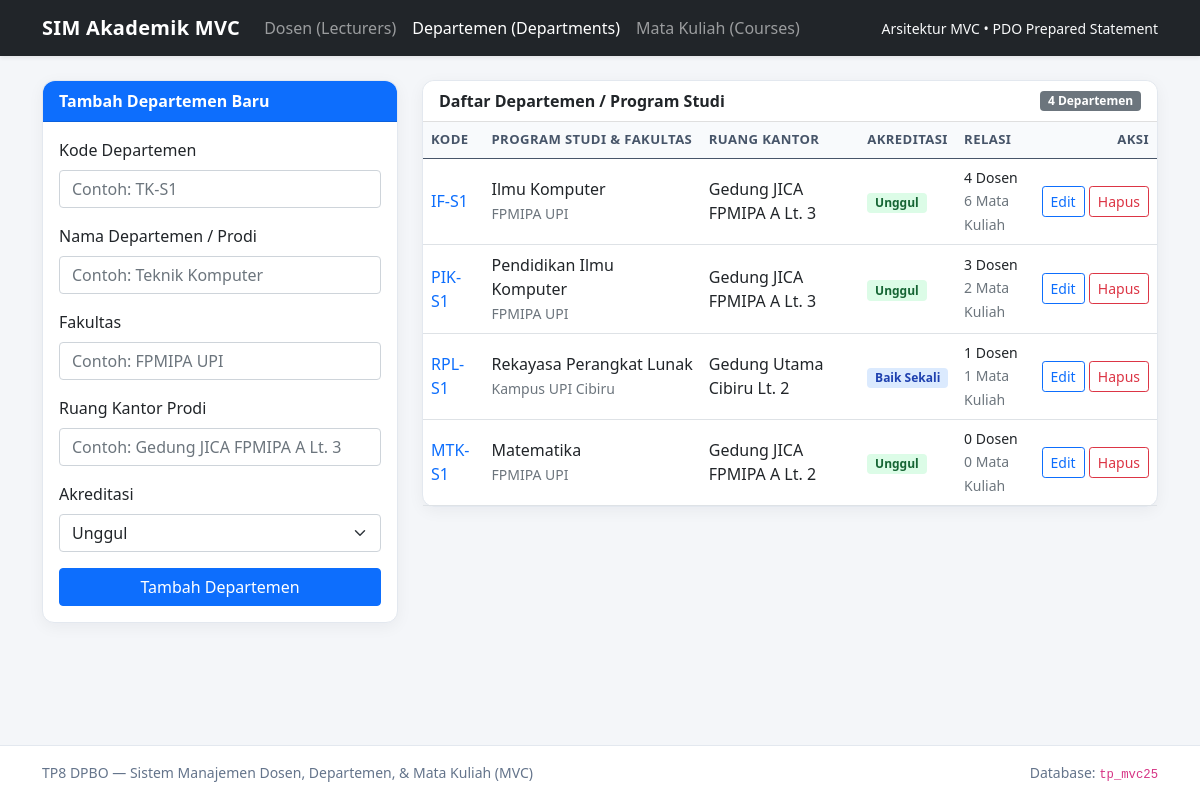
The page /index.php?page=departments on the database its author committed.
### tables this page shows
CREATE TABLE departments (
  id INT AUTO_INCREMENT PRIMARY KEY,
  dept_code VARCHAR(20) NOT NULL UNIQUE,
  dept_name VARCHAR(100) NOT NULL,
  faculty VARCHAR(100) NOT NULL,
  head_room VARCHAR(60) NOT NULL,
  accreditation ENUM('Unggul', 'Baik Sekali', 'Baik') NOT NULL DEFAULT 'Unggul'
);

### controllers/BaseController.php (called while the page is built, shortened)
<?php
abstract class BaseController
{
    protected function render(string $viewName, array $data = []): void
    {
        $safeView = basename($viewName);
        $viewPath = dirname(__DIR__) . '/views/' . $safeView . '.php';
        extract($data, EXTR_SKIP);
        require $viewPath;
    }
}

### controllers/DepartmentController.php (called while the page is built, shortened)
<?php
final class DepartmentController extends BaseController
{
    private Department $departmentModel;
    public function __construct(Department $departmentModel)
    {
        $this->departmentModel = $departmentModel;
    }
    public function handleRequest(): void
    {
        $this->render('departments', [
            'currentPage' => 'departments',
            'pageTitle' => 'Manajemen Departemen',
            'departments' => $this->departmentModel->findAll(),
            'editDepartment' => $this->getEditData($this->departmentModel),
            'allowedAccreditations' => Department::ALLOWED_ACCREDITATIONS,
            'flash' => getFlash(),
            'dbError' => null,
        ]);
    }
}

### index.php (called while the page is built, shortened)
<?php
$allowedPages = ['lecturers', 'departments', 'courses'];
$requestedPage = isset($_GET['page']) && is_string($_GET['page']) ? $_GET['page'] : 'lecturers';
$currentPage = in_array($requestedPage, $allowedPages, true) ? $requestedPage : 'lecturers';
try {
    $database = new Database();
    $pdo = $database->getConnection();
    $departmentModel = new Department($pdo);
    $lecturerModel = new Lecturer($pdo);
    $courseModel = new Course($pdo, $lecturerModel);
    if ($currentPage === 'departments') {
        $controller = new DepartmentController($departmentModel);
    } elseif ($currentPage === 'courses') {
        $controller = new CourseController($courseModel, $lecturerModel, $departmentModel);
    } else {
        $controller = new LecturerController($lecturerModel, $departmentModel);
    }
    $controller->handleRequest();
} catch (Throwable $e) {
    $pageTitle = 'Koneksi Database Gagal';
    $flash = getFlash();
    $dbError = 'Koneksi ke database gagal. Pastikan Apache dan MySQL aktif serta file database/tp_mvc25.sql sudah di-import.';
    require __DIR__ . '/views/header.php';
    require __DIR__ . '/views/footer.php';
}

### config/helpers.php (called while the page is built, shortened)
<?php
function e(mixed $value): string
{
    return htmlspecialchars((string) ($value ?? ''), ENT_QUOTES | ENT_SUBSTITUTE, 'UTF-8');
}

### models/BaseModel.php (called while the page is built, shortened)
<?php
abstract class BaseModel implements CrudRepository
{
    protected PDO $db;
    public function __construct(PDO $db)
    {
        $this->db = $db;
    }
    protected function run(string $sql, array $params = []): PDOStatement
    {
        $stmt = $this->db->prepare($sql);
        $stmt->execute($params);
        return $stmt;
    }
}

### models/Department.php (called while the page is built, shortened)
<?php
final class Department extends BaseModel
{
    public function findAll(): array
    {
        $sql = 'SELECT
                    d.id,
                    d.dept_code,
                    d.dept_name,
                    d.faculty,
                    d.head_room,
                    d.accreditation,
                    COUNT(DISTINCT l.id) AS lecturer_count,
                    COUNT(DISTINCT c.id) AS course_count
                FROM departments d
                LEFT JOIN lecturers l ON l.department_id = d.id
                LEFT JOIN courses c ON c.department_id = d.id
                GROUP BY d.id, d.dept_code, d.dept_name, d.faculty, d.head_room, d.accreditation
                ORDER BY d.id ASC';
        $rows = $this->run($sql)->fetchAll();
        return $rows;
    }
}

### views/departments.php (the view, shortened to what this page needs)
<?php
$isEdit = $editDepartment !== null;
require __DIR__ . '/header.php';
?>
<div class="row g-4">
    <div class="col-lg-4">
        <div class="card">
            <div class="card-header <?= $isEdit ? 'bg-warning text-dark' : 'bg-primary text-white' ?>">
                <?= $isEdit ? 'Edit Data Departemen' : 'Tambah Departemen Baru' ?>
            </div>
            <div class="card-body">
                <form method="post" action="index.php?page=departments">
                    <div class="mb-3">
                        <label for="dept_code" class="form-label fw-semibold">Kode Departemen</label>
                        <input
                            type="text"
                            id="dept_code"
                            name="dept_code"
                            class="form-control"
                            placeholder="Contoh: TK-S1"
                            maxlength="20"
                            value="<?= e($isEdit ? $editDepartment['dept_code'] : '') ?>"
                            required
                        >
                    </div>
                    <div class="mb-3">
                        <label for="dept_name" class="form-label fw-semibold">Nama Departemen / Prodi</label>
                        <input
                            type="text"
                            id="dept_name"
                            name="dept_name"
                            class="form-control"
                            placeholder="Contoh: Teknik Komputer"
                            maxlength="100"
                            value="<?= e($isEdit ? $editDepartment['dept_name'] : '') ?>"
                            required
                        >
                    </div>
                    <div class="mb-3">
                        <label for="faculty" class="form-label fw-semibold">Fakultas</label>
                        <input
                            type="text"
                            id="faculty"
                            name="faculty"
                            class="form-control"
                            placeholder="Contoh: FPMIPA UPI"
                            maxlength="100"
                            value="<?= e($isEdit ? $editDepartment['faculty'] : '') ?>"
                            required
                        >
                    </div>
                    <div class="mb-3">
                        <label for="head_room" class="form-label fw-semibold">Ruang Kantor Prodi</label>
                        <input
                            type="text"
                            id="head_room"
                            name="head_room"
                            class="form-control"
                            placeholder="Contoh: Gedung JICA FPMIPA A Lt. 3"
                            maxlength="60"
                            value="<?= e($isEdit ? $editDepartment['head_room'] : '') ?>"
                            required
                        >
                    </div>
                    <div class="mb-3">
                        <label for="accreditation" class="form-label fw-semibold">Akreditasi</label>
                        <select id="accreditation" name="accreditation" class="form-select" required>
                            <?php foreach ($allowedAccreditations as $acc): ?>
                                <?php $selected = $isEdit && (string) $editDepartment['accreditation'] === $acc; ?>
                                <option value="<?= e($acc) ?>" <?= $selected ? 'selected' : '' ?>>
                                    <?= e($acc) ?>
                                </option>
                            <?php endforeach; ?>
                        </select>
                    </div>
                    <div class="d-grid gap-2">
                        <button type="submit" class="btn <?= $isEdit ? 'btn-warning fw-semibold' : 'btn-primary' ?>">
                            <?= $isEdit ? 'Simpan Perubahan' : 'Tambah Departemen' ?>
                        </button>
                    </div>
                </form>
            </div>
        </div>
    </div>
    <div class="col-lg-8">
        <div class="card">
            <div class="card-header bg-white d-flex justify-content-between align-items-center">
                <span>Daftar Departemen / Program Studi</span>
                <span class="badge bg-secondary"><?= count($departments) ?> Departemen</span>
            </div>
            <div class="card-body p-0">
                <div class="table-responsive">
                    <table class="table table-hover mb-0">
                        <thead>
                            <tr>
                                <th>Kode</th>
                                <th>Program Studi &amp; Fakultas</th>
                                <th>Ruang Kantor</th>
                                <th>Akreditasi</th>
                                <th>Relasi</th>
                                <th class="text-end">Aksi</th>
                            </tr>
                        </thead>
                        <tbody>
                            <?php if ($departments === []): ?>
                                <tr>
                                    <td colspan="6" class="text-center text-muted py-4">
                                        Belum ada data departemen. Silakan tambahkan melalui form di samping.
                                    </td>
                                </tr>
                            <?php else: ?>
                                <?php foreach ($departments as $dept): ?>
                                    <?php
                                    $acc = (string) $dept['accreditation'];
                                    if ($acc === 'Unggul') {
                                        $accClass = 'badge-soft-success';
                                    } elseif ($acc === 'Baik Sekali') {
                                        $accClass = 'badge-soft-primary';
                                    } else {
                                        $accClass = 'badge-soft-warning';
                                    }
                                    ?>
                                    <tr>
                                        <td><span class="fw-semibold text-primary"><?= e($dept['dept_code']) ?></span></td>
                                        <td>
                                            <div class="fw-semibold"><?= e($dept['dept_name']) ?></div>
                                            <small class="text-muted"><?= e($dept['faculty']) ?></small>
                                        </td>
                                        <td><?= e($dept['head_room']) ?></td>
                                        <td>
                                            <span class="badge <?= e($accClass) ?>"><?= e($acc) ?></span>
                                        </td>
                                        <td>
                                            <small class="d-block"><?= e($dept['lecturer_count']) ?> Dosen</small>
                                            <small class="text-muted"><?= e($dept['course_count']) ?> Mata Kuliah</small>
                                        </td>
                                        <td class="text-end text-nowrap">
                                            <a href="index.php?page=departments&amp;edit=<?= e($dept['id']) ?>" class="btn btn-sm btn-outline-primary">
                                                Edit
                                            </a>
                                            <form
                                                method="post"
                                                action="index.php?page=departments"
                                                class="d-inline"
                                                onsubmit="return confirm('Yakin ingin menghapus data departemen ini?');"
                                            >
                                                <button type="submit" class="btn btn-sm btn-outline-danger">Hapus</button>
                                            </form>
                                        </td>
                                    </tr>
                                <?php endforeach; ?>
                            <?php endif; ?>
                        </tbody>
                    </table>
                </div>
            </div>
        </div>
    </div>
</div>
<?php require __DIR__ . '/footer.php'; ?>

### style/style.css (style rules this page uses)
:root { --surface-bg: #f4f6f9; --card-border: #e3e8ef; --brand-accent: #1d4ed8; }
body { background-color: var(--surface-bg); min-height: 100vh; display: flex; flex-direction: column; }
.card { border: 1px solid var(--card-border); border-radius: 0.75rem; box-shadow: 0 4px 16px rgba(15, 23, 42, 0.05); }
.card-header { border-top-left-radius: 0.75rem !important; border-top-right-radius: 0.75rem !important; font-weight: 600; }
.table thead th { font-size: 0.82rem; text-transform: uppercase; letter-spacing: 0.4px; color: #475569; background-color: #f8fafc; border-bottom-width: 1px; white-space: nowrap; }
.table tbody td { vertical-align: middle; }
.badge-soft-primary { background-color: #dbeafe; color: #1e40af; }
.badge-soft-success { background-color: #dcfce7; color: #166534; }

### rows shown on the page
departments: dept_code "IF-S1", dept_name "Ilmu Komputer", faculty "FPMIPA UPI", head_room "Gedung JICA FPMIPA A Lt. 3", accreditation "Unggul", lecturer_count "4", course_count "6"
departments: dept_code "PIK-S1", dept_name "Pendidikan Ilmu Komputer", faculty "FPMIPA UPI", head_room "Gedung JICA FPMIPA A Lt. 3", accreditation "Unggul", lecturer_count "3", course_count "2"
departments: dept_code "RPL-S1", dept_name "Rekayasa Perangkat Lunak", faculty "Kampus UPI Cibiru", head_room "Gedung Utama Cibiru Lt. 2", accreditation "Baik Sekali", lecturer_count "1", course_count "1"
departments: dept_code "MTK-S1", dept_name "Matematika", faculty "FPMIPA UPI", head_room "Gedung JICA FPMIPA A Lt. 2", accreditation "Unggul", lecturer_count "0", course_count "0"

### other values the page prints
count($departments) "4"
form field accreditation "Unggul"
